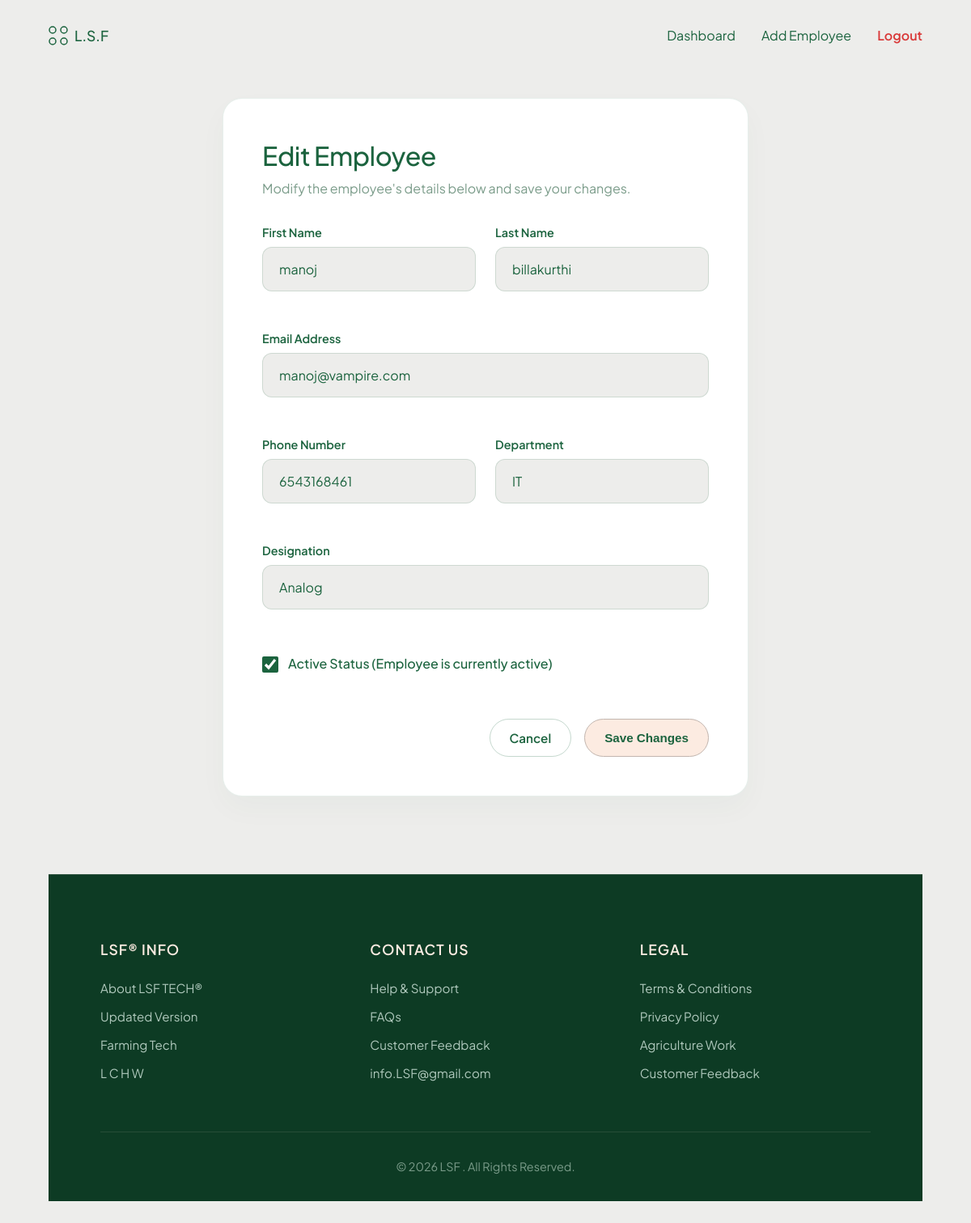
/hrms/employee/edit/2/ (signed in), run on the app's committed database.
### ark/models.py (models this page shows, shortened)
class Employee(models.Model):
    first_name = models.CharField(max_length=100)
    last_name = models.CharField(max_length=100)
    email = models.EmailField(unique=True)
    phone = models.CharField(max_length=15)
    designation = models.CharField(max_length=100)
    department = models.CharField(max_length=100)
    date_joined = models.DateField(auto_now_add=True)
    is_active = models.BooleanField(default=True)

### ark/views.py (the view, shortened to what this page needs)
# urls.py: path('hrms/employee/edit/<int:emp_id>/', edit_employee_view, name='edit_employee'),
@login_required
def edit_employee_view(request, emp_id):
    if not request.user.is_superuser:
        messages.error(request, "Unauthorized access. Only HR/Admin can edit employees.")
        return redirect('hrms_dashboard')
    employee = get_object_or_404(Employee, id=emp_id)
    return render(request, 'edit_employee.html', {'employee': employee})

### templates/edit_employee.html (shortened to what this page needs)
{% extends 'base.html' %}
{% block content %}
<main class="dashboard-container">
    <div class="form-card">
        <h2>Edit Employee</h2>
        <p class="subtitle">Modify the employee's details below and save your changes.</p>
        <form method="POST" action="{% url 'edit_employee' employee.id %}">
            <div class="form-grid">
                <div class="form-field-group">
                    <label class="form-field-label" for="first_name">First Name</label>
                    <input class="form-field-input" type="text" id="first_name" name="first_name" required value="{{ employee.first_name }}" placeholder="e.g. John">
                </div>
                <div class="form-field-group">
                    <label class="form-field-label" for="last_name">Last Name</label>
                    <input class="form-field-input" type="text" id="last_name" name="last_name" required value="{{ employee.last_name }}" placeholder="e.g. Doe">
                </div>
                <div class="form-field-group form-span-2">
                    <label class="form-field-label" for="email">Email Address</label>
                    <input class="form-field-input" type="email" id="email" name="email" required value="{{ employee.email }}" placeholder="name@company.com">
                </div>
                <div class="form-field-group">
                    <label class="form-field-label" for="phone">Phone Number</label>
                    <input class="form-field-input" type="tel" id="phone" name="phone" required value="{{ employee.phone }}" placeholder="e.g. +91 9999999999">
                </div>
                <div class="form-field-group">
                    <label class="form-field-label" for="department">Department</label>
                    <input class="form-field-input" type="text" id="department" name="department" required value="{{ employee.department }}" placeholder="e.g. Agronomy">
                </div>
                <div class="form-field-group form-span-2">
                    <label class="form-field-label" for="designation">Designation</label>
                    <input class="form-field-input" type="text" id="designation" name="designation" required value="{{ employee.designation }}" placeholder="e.g. Drone Operator Lead">
                </div>
                <div class="form-field-group form-span-2" style="display: flex; align-items: center; gap: 0.75rem; margin-top: 0.5rem;">
                    <input type="checkbox" id="is_active" name="is_active" {% if employee.is_active %}checked{% endif %} style="width: 20px; height: 20px; accent-color: #1b633e; cursor: pointer;">
                    <label for="is_active" class="form-field-label" style="margin-bottom: 0; cursor: pointer; font-size: 1rem; font-weight: 500;">Active Status (Employee is currently active)</label>
                </div>
            </div>
            <div class="form-actions">
                <a href="{% url 'hrms_dashboard' %}" class="btn-secondary">Cancel</a>
                <button type="submit" class="btn-primary">Save Changes</button>
            </div>
        </form>
    </div>
</main>
{% endblock %}

### static/assets/css/style.css (style rules this page uses)
* { margin: 0; padding: 0; box-sizing: border-box; }
html { scroll-behavior: smooth; }
body { font-family: 'Plus Jakarta Sans', sans-serif; background-color: #ededeb; color: #1b633e; padding: 2rem clamp(1rem, 5vw, 4rem); line-height: 1.4; }
.form-field-group { margin-bottom: 1.5rem; }
.form-field-label { display: block; font-size: 0.9rem; font-weight: 600; color: #1b633e; margin-bottom: 0.5rem; }
.form-field-input, .form-field-textarea { width: 100%; padding: 1rem 1.25rem; border-radius: 12px; border: 1px solid rgba(27, 99, 62, 0.15); background-color: #ededeb; color: #1b633e; font-family: inherit; font-size: 1rem; outline: none; transition: all 0.3s cubic-bezier(0.16, 1, 0.3, 1); }
.dashboard-container { max-width: 1280px; margin: 0 auto 3rem auto; padding: 0; }
.btn-primary { display: inline-flex; align-items: center; gap: 0.5rem; text-decoration: none; color: #1b633e; background-color: #fcebe1; padding: 0.75rem 1.5rem; border-radius: 50px; font-size: 0.95rem; font-weight: 600; border: 1px solid #c2b5ae; cursor: pointer; transition: all 0.3s cubic-bezier(0.16, 1, 0.3, 1); }
.btn-secondary { display: inline-flex; align-items: center; gap: 0.5rem; text-decoration: none; color: #1b633e; background-color: transparent; padding: 0.75rem 1.5rem; border-radius: 50px; font-size: 0.95rem; font-weight: 600; border: 1px solid rgba(27, 99, 62, 0.25); cursor: pointer; transition: all 0.3s cubic-bezier(0.16, 1, 0.3, 1); }
.form-card { max-width: 650px; margin: 2rem auto 4rem auto; background-color: #ffffff; padding: 3rem; border-radius: 24px; border: 1px solid rgba(27, 99, 62, 0.1); box-shadow: 0 15px 35px rgba(27, 99, 62, 0.03); }
.form-card h2 { font-size: 2rem; font-weight: 500; margin-bottom: 0.5rem; color: #1b633e; letter-spacing: -0.5px; }
.form-card p.subtitle { color: #7b9c8a; font-size: 1rem; margin-bottom: 2rem; }
.form-grid { display: grid; grid-template-columns: 1fr 1fr; gap: 1.5rem; margin-bottom: 2rem; }
.form-span-2 { grid-column: span 2; }
.form-actions { display: flex; justify-content: flex-end; gap: 1rem; margin-top: 2rem; }

### data on the page
Employee: first_name "manoj", last_name "billakurthi", email "manoj@vampire.com", phone "6543168461", department "IT", designation "Analog", is_active "☑"
